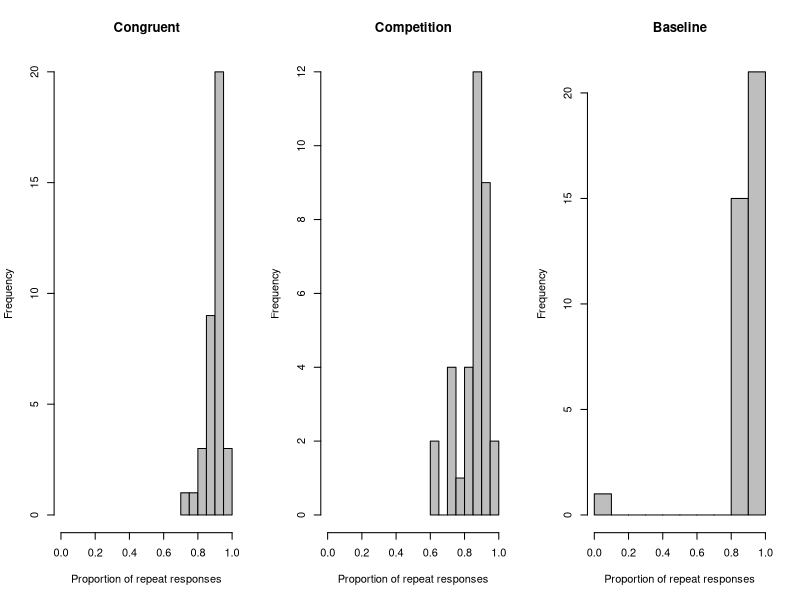
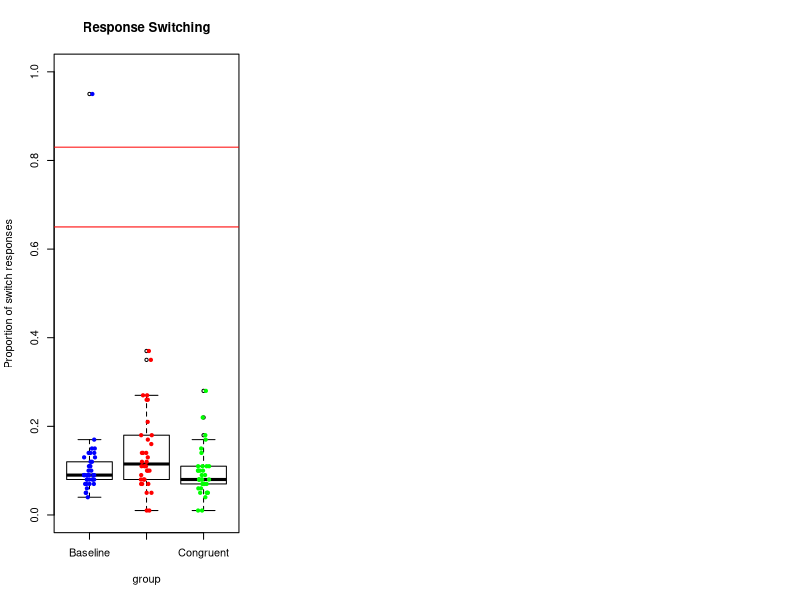

These figures' R source, in order: (Note: this script raises an error after producing the figures.)




cong_adult_data <- read.table('congruent_adults.txt', header=F)
comp_adult_data <- read.table('competition_adults.txt', header=F)
bl_adult_data <- read.table('baseline_adults.txt', header=F)

names(cong_adult_data) <- c('subj', 'phase', 'trial', 'cond', 'res', 'rt', 'reward', 'total', 'image', 'r1', 'r2', 'r3', 'r4')
names(comp_adult_data) <- c('subj', 'phase', 'trial', 'cond', 'res', 'rt', 'reward', 'total', 'image', 'r1', 'r2', 'r3', 'r4')
names(bl_adult_data) <- c('subj', 'phase', 'trial', 'cond', 'res', 'rt', 'reward', 'total', 'image', 'r1', 'r2', 'r3', 'r4')

length(unique(bl_adult_data$subj))
length(unique(comp_adult_data$subj))
length(unique(cong_adult_data$subj))

#############################################################################
# 	SWITCH ANALYSES

cong_adult_data$stay <- NULL
for (i in 1:length(cong_adult_data[,1])) {
    cong_adult_data$stay[i] <- as.numeric(cong_adult_data[i,]$res == cong_adult_data[i-1,]$res)
    
    if (cong_adult_data[i,]$trial == 1) { cong_adult_data$stay[i] <- 0 }
    
    }
    
comp_adult_data$stay <- NULL
for (i in 1:length(comp_adult_data[,1])) {
    comp_adult_data$stay[i] <- as.numeric(comp_adult_data[i,]$res == comp_adult_data[i-1,]$res)
    
    if (comp_adult_data[i,]$trial == 1) { comp_adult_data$stay[i] <- 0 }
    
    }
    
bl_adult_data$stay <- NULL
for (i in 1:length(bl_adult_data[,1])) {
    bl_adult_data$stay[i] <- as.numeric(bl_adult_data[i,]$res == bl_adult_data[i-1,]$res)
    
    if (bl_adult_data[i,]$trial == 1) { bl_adult_data$stay[i] <- 0 }
    
    }
       

      
cong_adult_stay_total <- tapply(cong_adult_data$stay, cong_adult_data$subj, sum)
for (i in 1:length(cong_adult_stay_total)) {
	x <- binom.test(cong_adult_stay_total[i], 100, 0.25)
	print(x)
	
}

comp_adult_stay_total <- tapply(comp_adult_data$stay, comp_adult_data$subj, sum)
for (i in 1:length(comp_adult_stay_total)) {
	x <- binom.test(comp_adult_stay_total[i], 100, 0.25)
	print(x)
	
}

bl_adult_stay_total <- tapply(bl_adult_data$stay, bl_adult_data$subj, sum)
for (i in 1:length(bl_adult_stay_total)) {
	x <- binom.test(bl_adult_stay_total[i], 100, 0.25)
	print(x)
	
}



t.test(cong_adult_stay_total, comp_adult_stay_total, var.equal=T)
t.test(bl_adult_stay_total, comp_adult_stay_total, var.equal=T)
t.test(cong_adult_stay_total, bl_adult_stay_total, var.equal=T)


cong_adult_stay_props <- tapply(cong_adult_data$stay, cong_adult_data$subj, mean)
comp_adult_stay_props <- tapply(comp_adult_data$stay, comp_adult_data$subj, mean)
bl_adult_stay_props <- tapply(bl_adult_data$stay, bl_adult_data$subj, mean)
#jpeg('graphs/adult_switch_hists.jpg')
par(mfrow=c(1,3))
hist(cong_adult_stay_props, main= "Congruent", xlab="Proportion of repeat responses", col='grey', xlim=c(0,1))
hist(comp_adult_stay_props, main= "Competition", xlab="Proportion of repeat responses", col='grey', xlim=c(0,1))
hist(bl_adult_stay_props, main= "Baseline", xlab="Proportion of repeat responses", col='grey', xlim=c(0,1))
#dev.off()

###########################

graph_adult_data <- NULL
graph_adult_data$switches <- c(1-(cong_adult_stay_total)/100, 1-(comp_adult_stay_total)/100, 1-(bl_adult_stay_total)/100)
graph_adult_data$group <- factor(c(rep("Congruent", length(cong_adult_stay_total)),
							 rep("Competition", length(comp_adult_stay_total)),
							 rep("Baseline", length(bl_adult_stay_total))))
graph_adult_data <- as.data.frame(graph_adult_data)

#jpeg('graphs/switch_box.jpg')
boxplot(switches ~ group, data=graph_adult_data,
 ylab = 'Proportion of switch responses', col='white', ylim=c(0,1),
 main = 'Response Switching', names.arg=c('Congruent', 'Competition', 'Baseline'))
stripchart(switches ~ group, data=graph_adult_data, vertical = TRUE,  
    method = "jitter", add = TRUE, pch = 19, col = c('blue', 'red', 'green'))


abline(0.83, 0, col='red')
abline(0.65, 0, col='red')

x <- aov( switches ~ group, data=graph_adult_data)
summary(x)
#dev.off()

#> x <- aov( switches ~ group, data=graph_adult_data)
#> summary(x)
#            Df Sum Sq Mean Sq F value Pr(>F)
#group        2 0.0523 0.02616   1.628  0.205
#Residuals   63 1.0125 0.01607          


t.test(graph_adult_data[graph_adult_data$group=='Congruent',]$switches, graph_adult_data[graph_adult_data$group=='Competition',]$switches,var.equal=T)
t.test(graph_adult_data[graph_adult_data$group=='Baseline',]$switches, graph_adult_data[graph_adult_data$group=='Competition',]$switches,var.equal=T)
t.test(graph_adult_data[graph_adult_data$group=='Congruent',]$switches, graph_adult_data[graph_adult_data$group=='Baseline',]$switches,var.equal=T)

d.t.unpaired(3.035, 37, 37)
d.t.unpaired(3.2223, 37, 36)
d.t.unpaired(5.5738, 37, 36)

#################################################################

cong_adult_choices <- tapply(cong_adult_data$reward, list(cong_adult_data$subj, cong_adult_data$reward), length)
cong_adult_choices[is.na(cong_adult_choices)] <- 0

comp_adult_choices <- tapply(comp_adult_data$reward, list(comp_adult_data$subj, comp_adult_data$reward), length)
comp_adult_choices[is.na(comp_adult_choices)] <- 0

bl_adult_choices <- tapply(bl_adult_data$reward, list(bl_adult_data$subj, bl_adult_data$reward), length)
bl_adult_choices[is.na(bl_adult_choices)] <- 0

cong_adult_props <- cong_adult_choices[,4]/100
comp_adult_props <- comp_adult_choices[,4]/100
bl_adult_props <- bl_adult_choices[,4]/100




results <- NULL

results$props <- c(cong_adult_props, comp_adult_props, bl_adult_props)
results$cond <- factor(c(rep(1, length(cong_adult_props)),
						rep(2, length(comp_adult_props)),
						rep(3, length(bl_adult_props))))
						
results <- as.data.frame(results)

x <- aov(props~cond, data=results)
summary(x)



t.test(cong_adult_props, comp_adult_props, var.equal=T)
t.test(cong_adult_props, bl_adult_props, var.equal=T)
t.test(bl_adult_props, comp_adult_props, var.equal=T)
# comp was lower than the others

d.t.unpaired<-function(t.val,n1,n2){
  d<-t.val*sqrt((n1+n2)/(n1*n2))
  names(d)<-"effect size d"
  return(d)
}

d.t.unpaired(3.93, 37, 37)

d.t.unpaired(0.57193, 36, 37)

####################################################################

cong_adult_props <- cong_adult_choices[,1]/100
comp_adult_props <- comp_adult_choices[,1]/100
bl_adult_props <- bl_adult_choices[,1]/100

results <- NULL

results$props <- c(cong_adult_props, comp_adult_props, bl_adult_props)
results$cond <- factor(c(rep(1, length(cong_adult_props)),
						rep(2, length(comp_adult_props)),
						rep(3, length(bl_adult_props))))
						
results <- as.data.frame(results)

x <- aov(props~cond, data=results)
summary(x)

#> x <- aov(props~cond, data=results)
#> summary(x)
#            Df Sum Sq Mean Sq F value  Pr(>F)   
#cond         2 0.5222 0.26110   7.685 0.00103 **
#Residuals   63 2.1405 0.03398                   
#---
#Signif. codes:  0 ‘***’ 0.001 ‘**’ 0.01 ‘*’ 0.05 ‘.’ 0.1 ‘ ’ 1

t.test(cong_adult_props, comp_adult_props, var.equal=T)
t.test(cong_adult_props, bl_adult_props, var.equal=T)
t.test(bl_adult_props, comp_adult_props, var.equal=T)
# comp is higher than the others

d.t.unpaired(2.6014, 37, 37)
d.t.unpaired(3.2182, 37, 36)
d.t.unpaired(0.65299, 37, 36)

###################################################################

#jpeg('graphs/choice_props')
par(mfrow=c(1,3))





#################


bl_adult_block1 <- bl_adult_data[bl_adult_data$trial <= 20,]
bl_adult_block2 <- bl_adult_data[bl_adult_data$trial > 20 & bl_adult_data$trial <= 40,]
bl_adult_block3 <- bl_adult_data[bl_adult_data$trial > 40 & bl_adult_data$trial <= 60,]
bl_adult_block4 <- bl_adult_data[bl_adult_data$trial > 60 & bl_adult_data$trial <= 80,]
bl_adult_block5 <- bl_adult_data[bl_adult_data$trial > 80 & bl_adult_data$trial <= 100,]


bl_adult_block1_choices <- tapply(bl_adult_block1$reward, list(bl_adult_block1$subj, bl_adult_block1$reward), length)
bl_adult_block1_choices[is.na(bl_adult_block1_choices)] <- 0

bl_adult_block2_choices <- tapply(bl_adult_block2$reward, list(bl_adult_block2$subj, bl_adult_block2$reward), length)
bl_adult_block2_choices[is.na(bl_adult_block2_choices)] <- 0

bl_adult_block3_choices <- tapply(bl_adult_block3$reward, list(bl_adult_block3$subj, bl_adult_block3$reward), length)
bl_adult_block3_choices[is.na(bl_adult_block3_choices)] <- 0

bl_adult_block4_choices <- tapply(bl_adult_block4$reward, list(bl_adult_block4$subj, bl_adult_block4$reward), length)
bl_adult_block4_choices[is.na(bl_adult_block4_choices)] <- 0

bl_adult_block5_choices <- tapply(bl_adult_block5$reward, list(bl_adult_block5$subj, bl_adult_block5$reward), length)
bl_adult_block5_choices[is.na(bl_adult_block5_choices)] <- 0


# means
bl_adult_line10_means <- c( mean(bl_adult_block1_choices[,4]), 
             mean(bl_adult_block2_choices[,4]),
             mean(bl_adult_block3_choices[,4]),
             mean(bl_adult_block4_choices[,4]),
             mean(bl_adult_block5_choices[,4]))
             
bl_adult_line3_means <- c( mean(bl_adult_block1_choices[,3]), 
             mean(bl_adult_block2_choices[,3]),
             mean(bl_adult_block3_choices[,3]),
             mean(bl_adult_block4_choices[,3]),
             mean(bl_adult_block5_choices[,3]))
             
bl_adult_line2_means <- c( mean(bl_adult_block1_choices[,2]), 
             mean(bl_adult_block2_choices[,2]),
             mean(bl_adult_block3_choices[,2]),
             mean(bl_adult_block4_choices[,2]),
             mean(bl_adult_block5_choices[,2]))
             
bl_adult_line1_means <- c( mean(bl_adult_block1_choices[,1]), 
             mean(bl_adult_block2_choices[,1]),
             mean(bl_adult_block3_choices[,1]),
             mean(bl_adult_block4_choices[,1]),
             mean(bl_adult_block5_choices[,1]))

# standard deviations
bl_adult_line10_sds <- c( sd(bl_adult_block1_choices[,4]), 
             sd(bl_adult_block2_choices[,4]),
             sd(bl_adult_block3_choices[,4]),
             sd(bl_adult_block4_choices[,4]),
             sd(bl_adult_block5_choices[,4]))
             
bl_adult_line3_sds <- c( sd(bl_adult_block1_choices[,3]), 
             sd(bl_adult_block2_choices[,3]),
             sd(bl_adult_block3_choices[,3]),
             sd(bl_adult_block4_choices[,3]),
             sd(bl_adult_block5_choices[,3]))
             
bl_adult_line2_sds <- c( sd(bl_adult_block1_choices[,2]), 
             sd(bl_adult_block2_choices[,2]),
             sd(bl_adult_block3_choices[,2]),
             sd(bl_adult_block4_choices[,2]),
             sd(bl_adult_block5_choices[,2]))
             
bl_adult_line1_sds <- c( sd(bl_adult_block1_choices[,1]), 
             sd(bl_adult_block2_choices[,1]),
             sd(bl_adult_block3_choices[,1]),
             sd(bl_adult_block4_choices[,1]),
             sd(bl_adult_block5_choices[,1]))

# Ns
bl_adult_line10_lengths <- c( length(bl_adult_block1_choices[,4]), 
             length(bl_adult_block2_choices[,4]),
             length(bl_adult_block3_choices[,4]),
             length(bl_adult_block4_choices[,4]),
             length(bl_adult_block5_choices[,4]))
             
bl_adult_line3_lengths <- c( length(bl_adult_block1_choices[,3]), 
             length(bl_adult_block2_choices[,3]),
             length(bl_adult_block3_choices[,3]),
             length(bl_adult_block4_choices[,3]),
             length(bl_adult_block5_choices[,3]))
             
bl_adult_line2_lengths <- c( length(bl_adult_block1_choices[,2]), 
             length(bl_adult_block2_choices[,2]),
             length(bl_adult_block3_choices[,2]),
             length(bl_adult_block4_choices[,2]),
             length(bl_adult_block5_choices[,2]))
             
bl_adult_line1_lengths <- c( length(bl_adult_block1_choices[,1]), 
             length(bl_adult_block2_choices[,1]),
             length(bl_adult_block3_choices[,1]),
             length(bl_adult_block4_choices[,1]),
             length(bl_adult_block5_choices[,1]))
             
bl_adult_line10_ses <- bl_adult_line10_sds/sqrt(bl_adult_line10_lengths)
bl_adult_line3_ses <- bl_adult_line3_sds/sqrt(bl_adult_line3_lengths)
bl_adult_line2_ses <- bl_adult_line2_sds/sqrt(bl_adult_line2_lengths)
bl_adult_line1_ses <- bl_adult_line1_sds/sqrt(bl_adult_line1_lengths)



plot(bl_adult_line10_means/20, type='l', lty=2, col = 'blue', 
	 ylim=c(0,1), ylab='Proportion of selections', 
	 xlab="Block (20 trials)", main='Baseline', cex.lab= 1.4, cex.axis=1.3, lwd=2)
lines(bl_adult_line3_means/20, col = 'green', lwd=3)
lines(bl_adult_line2_means/20, col = 'yellow', lwd=3)
lines(bl_adult_line1_means/20, col = 'red', lwd=3)

# legend(1, 1.0, c("10", "3", "2", "1"), 
	   # col = c("blue", "green", "yellow", "red"), 
	   # lty = c(2,1,1,1), cex = 1.2)

x <- seq(5)
segments(x, bl_adult_line10_means/20+bl_adult_line10_ses/20, x, bl_adult_line10_means/20-bl_adult_line10_ses/20, col='blue')
segments(x, bl_adult_line3_means/20+bl_adult_line3_ses/20, x, bl_adult_line3_means/20-bl_adult_line3_ses/20, col='green')
segments(x, bl_adult_line2_means/20+bl_adult_line2_ses/20, x, bl_adult_line2_means/20-bl_adult_line2_ses/20, col='yellow')
segments(x, bl_adult_line1_means/20+bl_adult_line1_ses/20, x, bl_adult_line1_means/20-bl_adult_line1_ses/20, col='red')

#dev.off()


#################


comp_adult_block1 <- comp_adult_data[comp_adult_data$trial <= 20,]
comp_adult_block2 <- comp_adult_data[comp_adult_data$trial > 20 & comp_adult_data$trial <= 40,]
comp_adult_block3 <- comp_adult_data[comp_adult_data$trial > 40 & comp_adult_data$trial <= 60,]
comp_adult_block4 <- comp_adult_data[comp_adult_data$trial > 60 & comp_adult_data$trial <= 80,]
comp_adult_block5 <- comp_adult_data[comp_adult_data$trial > 80 & comp_adult_data$trial <= 100,]


comp_adult_block1_choices <- tapply(comp_adult_block1$reward, list(comp_adult_block1$subj, comp_adult_block1$reward), length)
comp_adult_block1_choices[is.na(comp_adult_block1_choices)] <- 0

comp_adult_block2_choices <- tapply(comp_adult_block2$reward, list(comp_adult_block2$subj, comp_adult_block2$reward), length)
comp_adult_block2_choices[is.na(comp_adult_block2_choices)] <- 0

comp_adult_block3_choices <- tapply(comp_adult_block3$reward, list(comp_adult_block3$subj, comp_adult_block3$reward), length)
comp_adult_block3_choices[is.na(comp_adult_block3_choices)] <- 0

comp_adult_block4_choices <- tapply(comp_adult_block4$reward, list(comp_adult_block4$subj, comp_adult_block4$reward), length)
comp_adult_block4_choices[is.na(comp_adult_block4_choices)] <- 0

comp_adult_block5_choices <- tapply(comp_adult_block5$reward, list(comp_adult_block5$subj, comp_adult_block5$reward), length)
comp_adult_block5_choices[is.na(comp_adult_block5_choices)] <- 0


# means
comp_adult_line10_means <- c( mean(comp_adult_block1_choices[,4]), 
             mean(comp_adult_block2_choices[,4]),
             mean(comp_adult_block3_choices[,4]),
             mean(comp_adult_block4_choices[,4]),
             mean(comp_adult_block5_choices[,4]))
             
comp_adult_line3_means <- c( mean(comp_adult_block1_choices[,3]), 
             mean(comp_adult_block2_choices[,3]),
             mean(comp_adult_block3_choices[,3]),
             mean(comp_adult_block4_choices[,3]),
             mean(comp_adult_block5_choices[,3]))
             
comp_adult_line2_means <- c( mean(comp_adult_block1_choices[,2]), 
             mean(comp_adult_block2_choices[,2]),
             mean(comp_adult_block3_choices[,2]),
             mean(comp_adult_block4_choices[,2]),
             mean(comp_adult_block5_choices[,2]))
             
comp_adult_line1_means <- c( mean(comp_adult_block1_choices[,1]), 
             mean(comp_adult_block2_choices[,1]),
             mean(comp_adult_block3_choices[,1]),
             mean(comp_adult_block4_choices[,1]),
             mean(comp_adult_block5_choices[,1]))

# standard deviations
comp_adult_line10_sds <- c( sd(comp_adult_block1_choices[,4]), 
             sd(comp_adult_block2_choices[,4]),
             sd(comp_adult_block3_choices[,4]),
             sd(comp_adult_block4_choices[,4]),
             sd(comp_adult_block5_choices[,4]))
             
comp_adult_line3_sds <- c( sd(comp_adult_block1_choices[,3]), 
             sd(comp_adult_block2_choices[,3]),
             sd(comp_adult_block3_choices[,3]),
             sd(comp_adult_block4_choices[,3]),
             sd(comp_adult_block5_choices[,3]))
             
comp_adult_line2_sds <- c( sd(comp_adult_block1_choices[,2]), 
             sd(comp_adult_block2_choices[,2]),
             sd(comp_adult_block3_choices[,2]),
             sd(comp_adult_block4_choices[,2]),
             sd(comp_adult_block5_choices[,2]))
             
comp_adult_line1_sds <- c( sd(comp_adult_block1_choices[,1]), 
             sd(comp_adult_block2_choices[,1]),
             sd(comp_adult_block3_choices[,1]),
             sd(comp_adult_block4_choices[,1]),
             sd(comp_adult_block5_choices[,1]))

# Ns
comp_adult_line10_lengths <- c( length(comp_adult_block1_choices[,4]), 
             length(comp_adult_block2_choices[,4]),
             length(comp_adult_block3_choices[,4]),
             length(comp_adult_block4_choices[,4]),
             length(comp_adult_block5_choices[,4]))
             
comp_adult_line3_lengths <- c( length(comp_adult_block1_choices[,3]), 
             length(comp_adult_block2_choices[,3]),
             length(comp_adult_block3_choices[,3]),
             length(comp_adult_block4_choices[,3]),
             length(comp_adult_block5_choices[,3]))
             
comp_adult_line2_lengths <- c( length(comp_adult_block1_choices[,2]), 
             length(comp_adult_block2_choices[,2]),
             length(comp_adult_block3_choices[,2]),
             length(comp_adult_block4_choices[,2]),
             length(comp_adult_block5_choices[,2]))
             
comp_adult_line1_lengths <- c( length(comp_adult_block1_choices[,1]), 
             length(comp_adult_block2_choices[,1]),
             length(comp_adult_block3_choices[,1]),
             length(comp_adult_block4_choices[,1]),
             length(comp_adult_block5_choices[,1]))
             
comp_adult_line10_ses <- comp_adult_line10_sds/sqrt(comp_adult_line10_lengths)
comp_adult_line3_ses <- comp_adult_line3_sds/sqrt(comp_adult_line3_lengths)
comp_adult_line2_ses <- comp_adult_line2_sds/sqrt(comp_adult_line2_lengths)
comp_adult_line1_ses <- comp_adult_line1_sds/sqrt(comp_adult_line1_lengths)



plot(comp_adult_line10_means/20, type='l', lty=2, col = 'blue', 
	 ylim=c(0,1), ylab='Proportion of selections', 
	 xlab="Block (20 trials)", main='Competition', cex.lab= 1.4, cex.axis=1.3, lwd=2)
lines(comp_adult_line3_means/20, col = 'green', lwd=3)
lines(comp_adult_line2_means/20, col = 'yellow', lwd=3)
lines(comp_adult_line1_means/20, col = 'red', lwd=3)

# legend(1, 1.0, c("10", "3", "2", "1"), 
	   # col = c("blue", "green", "yellow", "red"), 
	   # lty = c(2,1,1,1), cex = 1.2)

x <- seq(5)
segments(x, comp_adult_line10_means/20+comp_adult_line10_ses/20, x, comp_adult_line10_means/20-comp_adult_line10_ses/20, col='blue')
segments(x, comp_adult_line3_means/20+comp_adult_line3_ses/20, x, comp_adult_line3_means/20-comp_adult_line3_ses/20, col='green')
segments(x, comp_adult_line2_means/20+comp_adult_line2_ses/20, x, comp_adult_line2_means/20-comp_adult_line2_ses/20, col='yellow')
segments(x, comp_adult_line1_means/20+comp_adult_line1_ses/20, x, comp_adult_line1_means/20-comp_adult_line1_ses/20, col='red')


#dev.off()


##################

cong_adult_block1 <- cong_adult_data[cong_adult_data$trial <= 20,]
cong_adult_block2 <- cong_adult_data[cong_adult_data$trial > 20 & cong_adult_data$trial <= 40,]
cong_adult_block3 <- cong_adult_data[cong_adult_data$trial > 40 & cong_adult_data$trial <= 60,]
cong_adult_block4 <- cong_adult_data[cong_adult_data$trial > 60 & cong_adult_data$trial <= 80,]
cong_adult_block5 <- cong_adult_data[cong_adult_data$trial > 80 & cong_adult_data$trial <= 100,]


cong_adult_block1_choices <- tapply(cong_adult_block1$reward, list(cong_adult_block1$subj, cong_adult_block1$reward), length)
cong_adult_block1_choices[is.na(cong_adult_block1_choices)] <- 0

cong_adult_block2_choices <- tapply(cong_adult_block2$reward, list(cong_adult_block2$subj, cong_adult_block2$reward), length)
cong_adult_block2_choices[is.na(cong_adult_block2_choices)] <- 0

cong_adult_block3_choices <- tapply(cong_adult_block3$reward, list(cong_adult_block3$subj, cong_adult_block3$reward), length)
cong_adult_block3_choices[is.na(cong_adult_block3_choices)] <- 0

cong_adult_block4_choices <- tapply(cong_adult_block4$reward, list(cong_adult_block4$subj, cong_adult_block4$reward), length)
cong_adult_block4_choices[is.na(cong_adult_block4_choices)] <- 0

cong_adult_block5_choices <- tapply(cong_adult_block5$reward, list(cong_adult_block5$subj, cong_adult_block5$reward), length)
cong_adult_block5_choices[is.na(cong_adult_block5_choices)] <- 0


# means
cong_adult_line10_means <- c( mean(cong_adult_block1_choices[,4]), 
             mean(cong_adult_block2_choices[,4]),
             mean(cong_adult_block3_choices[,4]),
             mean(cong_adult_block4_choices[,4]),
             mean(cong_adult_block5_choices[,4]))
             
cong_adult_line3_means <- c( mean(cong_adult_block1_choices[,3]), 
             mean(cong_adult_block2_choices[,3]),
             mean(cong_adult_block3_choices[,3]),
             mean(cong_adult_block4_choices[,3]),
             mean(cong_adult_block5_choices[,3]))
             
cong_adult_line2_means <- c( mean(cong_adult_block1_choices[,2]), 
             mean(cong_adult_block2_choices[,2]),
             mean(cong_adult_block3_choices[,2]),
             mean(cong_adult_block4_choices[,2]),
             mean(cong_adult_block5_choices[,2]))
             
cong_adult_line1_means <- c( mean(cong_adult_block1_choices[,1]), 
             mean(cong_adult_block2_choices[,1]),
             mean(cong_adult_block3_choices[,1]),
             mean(cong_adult_block4_choices[,1]),
             mean(cong_adult_block5_choices[,1]))

# standard deviations
cong_adult_line10_sds <- c( sd(cong_adult_block1_choices[,4]), 
             sd(cong_adult_block2_choices[,4]),
             sd(cong_adult_block3_choices[,4]),
             sd(cong_adult_block4_choices[,4]),
             sd(cong_adult_block5_choices[,4]))
             
cong_adult_line3_sds <- c( sd(cong_adult_block1_choices[,3]), 
             sd(cong_adult_block2_choices[,3]),
             sd(cong_adult_block3_choices[,3]),
             sd(cong_adult_block4_choices[,3]),
             sd(cong_adult_block5_choices[,3]))
             
cong_adult_line2_sds <- c( sd(cong_adult_block1_choices[,2]), 
             sd(cong_adult_block2_choices[,2]),
             sd(cong_adult_block3_choices[,2]),
             sd(cong_adult_block4_choices[,2]),
             sd(cong_adult_block5_choices[,2]))
             
cong_adult_line1_sds <- c( sd(cong_adult_block1_choices[,1]), 
             sd(cong_adult_block2_choices[,1]),
             sd(cong_adult_block3_choices[,1]),
             sd(cong_adult_block4_choices[,1]),
             sd(cong_adult_block5_choices[,1]))

# Ns
cong_adult_line10_lengths <- c( length(cong_adult_block1_choices[,4]), 
             length(cong_adult_block2_choices[,4]),
             length(cong_adult_block3_choices[,4]),
             length(cong_adult_block4_choices[,4]),
             length(cong_adult_block5_choices[,4]))
             
cong_adult_line3_lengths <- c( length(cong_adult_block1_choices[,3]), 
             length(cong_adult_block2_choices[,3]),
             length(cong_adult_block3_choices[,3]),
             length(cong_adult_block4_choices[,3]),
             length(cong_adult_block5_choices[,3]))
             
cong_adult_line2_lengths <- c( length(cong_adult_block1_choices[,2]), 
             length(cong_adult_block2_choices[,2]),
             length(cong_adult_block3_choices[,2]),
             length(cong_adult_block4_choices[,2]),
             length(cong_adult_block5_choices[,2]))
             
cong_adult_line1_lengths <- c( length(cong_adult_block1_choices[,1]), 
             length(cong_adult_block2_choices[,1]),
             length(cong_adult_block3_choices[,1]),
             length(cong_adult_block4_choices[,1]),
             length(cong_adult_block5_choices[,1]))
             
cong_adult_line10_ses <- cong_adult_line10_sds/sqrt(cong_adult_line10_lengths)
cong_adult_line3_ses <- cong_adult_line3_sds/sqrt(cong_adult_line3_lengths)
cong_adult_line2_ses <- cong_adult_line2_sds/sqrt(cong_adult_line2_lengths)
cong_adult_line1_ses <- cong_adult_line1_sds/sqrt(cong_adult_line1_lengths)



plot(cong_adult_line10_means/20, type='l', lty= 2, col = 'blue', 
	 ylim=c(0,1), ylab='Proportion of selections', 
	 xlab="Block (20 trials)", main='Congruent', cex.lab= 1.4, cex.axis=1.3, lwd=2)
lines(cong_adult_line3_means/20, col = 'green', lwd=3)
lines(cong_adult_line2_means/20, col = 'yellow', lwd=3)
lines(cong_adult_line1_means/20, col = 'red', lwd=3)

# legend(1, 1.0, c("10", "3", "2", "1"), 
	   # col = c("blue", "green", "yellow", "red"), 
	   # lty = c(2,1,1,1), cex = 1.2)

x <- seq(5)
segments(x, cong_adult_line10_means/20+cong_adult_line10_ses/20, x, cong_adult_line10_means/20-cong_adult_line10_ses/20, col='blue')
segments(x, cong_adult_line3_means/20+cong_adult_line3_ses/20, x, cong_adult_line3_means/20-cong_adult_line3_ses/20, col='green')
segments(x, cong_adult_line2_means/20+cong_adult_line2_ses/20, x, cong_adult_line2_means/20-cong_adult_line2_ses/20, col='yellow')
segments(x, cong_adult_line1_means/20+cong_adult_line1_ses/20, x, cong_adult_line1_means/20-cong_adult_line1_ses/20, col='red')



################################################################
 subjects <- unique(cong_adult_data$subj) 
 
 graphs_per_row = 6
 
 par(mfrow=c( ceiling(length(subjects) / graphs_per_row), graphs_per_row))
 #par(mfrow=c(3,5))
 
 for (i in subjects) {
		graphdata <- cong_adult_data[cong_adult_data$subj == i,]
 
 
 		block1 <- graphdata[graphdata$trial <= 20,]
 		block2 <- graphdata[graphdata$trial > 20 & graphdata$trial <= 40,]
 		block3 <- graphdata[graphdata$trial > 40 & graphdata$trial <= 60,]
 		block4 <- graphdata[graphdata$trial > 60 & graphdata$trial <= 80,]
 		block5 <- graphdata[graphdata$trial > 80 & graphdata$trial <= 100,]
 
         block1_choices <- c(0,0,0,0)
         block2_choices <- c(0,0,0,0)
         block3_choices <- c(0,0,0,0)
         block4_choices <- c(0,0,0,0)
         block5_choices <- c(0,0,0,0)
 
 
 		block1_choices[1] <- length(block1[block1$reward == 1,]$reward)
 		block1_choices[2] <- length(block1[block1$reward == 2,]$reward)
 		block1_choices[3] <- length(block1[block1$reward == 3,]$reward)
 		block1_choices[4] <- length(block1[block1$reward == 10,]$reward)
 		block1_choices[is.na(block1_choices)] <- 0
 		
 		block2_choices[1] <- length(block2[block2$reward == 1,]$reward)
 		block2_choices[2] <- length(block2[block2$reward == 2,]$reward)
 		block2_choices[3] <- length(block2[block2$reward == 3,]$reward)
 		block2_choices[4] <- length(block2[block2$reward == 10,]$reward)
 		block2_choices[is.na(block2_choices)] <- 0
 		
 		
 		block3_choices[1] <- length(block3[block3$reward == 1,]$reward)
 		block3_choices[2] <- length(block3[block3$reward == 2,]$reward)
 		block3_choices[3] <- length(block3[block3$reward == 3,]$reward)
 		block3_choices[4] <- length(block3[block3$reward == 10,]$reward)
 		block3_choices[is.na(block3_choices)] <- 0
 		
 		
 		block4_choices[1] <- length(block4[block4$reward == 1,]$reward)
 		block4_choices[2] <- length(block4[block4$reward == 2,]$reward)
 		block4_choices[3] <- length(block4[block4$reward == 3,]$reward)
 		block4_choices[4] <- length(block4[block4$reward == 10,]$reward)
 		block4_choices[is.na(block4_choices)] <- 0
 		
 		
 		block5_choices[1] <- length(block5[block5$reward == 1,]$reward)
 		block5_choices[2] <- length(block5[block5$reward == 2,]$reward)
 		block5_choices[3] <- length(block5[block5$reward == 3,]$reward)
 		block5_choices[4] <- length(block5[block5$reward == 10,]$reward)
 		block5_choices[is.na(block5_choices)] <- 0
 
 
 
 
 		# means
 		line10 <- c( block1_choices[4]/20, 
 					 block2_choices[4]/20,
 					 block3_choices[4]/20,
 					 block4_choices[4]/20,
 					 block5_choices[4]/20)
 	 
 		line3 <- c( block1_choices[3]/20, 
 					 block2_choices[3]/20,
 					 block3_choices[3]/20,
 					 block4_choices[3]/20,
 					 block5_choices[3]/20)
 	 
 		line2 <- c( block1_choices[2]/20, 
 					 block2_choices[2]/20,
 					 block3_choices[2]/20,
 					 block4_choices[2]/20,
 					 block5_choices[2]/20)
 	 
 		line1 <- c( block1_choices[1]/20, 
 					 block2_choices[1]/20,
 					 block3_choices[1]/20,
 					 block4_choices[1]/20,
 					 block5_choices[1]/20)
 
 		plot(line10, type='l', col = 'blue', ylim=c(0,1), ylab='',
 		xlab="Block", mar = c(0.1,0.1,0.1,0.1), main=toString(i))
 		lines(line3, col = 'green')
 		lines(line2, col = 'yellow')
 		lines(line1, col = 'red')
 
 
 	   }
 	   
 	   
 	   
################################################################
 subjects <- unique(comp_adult_data$subj) 
 
 graphs_per_row = 6
 
 par(mfrow=c( ceiling(length(subjects) / graphs_per_row), graphs_per_row))
 #par(mfrow=c(3,5))
 
 for (i in subjects) {
		graphdata <- comp_adult_data[comp_adult_data$subj == i,]
 
 
 		block1 <- graphdata[graphdata$trial <= 20,]
 		block2 <- graphdata[graphdata$trial > 20 & graphdata$trial <= 40,]
 		block3 <- graphdata[graphdata$trial > 40 & graphdata$trial <= 60,]
 		block4 <- graphdata[graphdata$trial > 60 & graphdata$trial <= 80,]
 		block5 <- graphdata[graphdata$trial > 80 & graphdata$trial <= 100,]
 
         block1_choices <- c(0,0,0,0)
         block2_choices <- c(0,0,0,0)
         block3_choices <- c(0,0,0,0)
         block4_choices <- c(0,0,0,0)
         block5_choices <- c(0,0,0,0)
 
 
 		block1_choices[1] <- length(block1[block1$reward == 1,]$reward)
 		block1_choices[2] <- length(block1[block1$reward == 2,]$reward)
 		block1_choices[3] <- length(block1[block1$reward == 3,]$reward)
 		block1_choices[4] <- length(block1[block1$reward == 10,]$reward)
 		block1_choices[is.na(block1_choices)] <- 0
 		
 		block2_choices[1] <- length(block2[block2$reward == 1,]$reward)
 		block2_choices[2] <- length(block2[block2$reward == 2,]$reward)
 		block2_choices[3] <- length(block2[block2$reward == 3,]$reward)
 		block2_choices[4] <- length(block2[block2$reward == 10,]$reward)
 		block2_choices[is.na(block2_choices)] <- 0
 		
 		
 		block3_choices[1] <- length(block3[block3$reward == 1,]$reward)
 		block3_choices[2] <- length(block3[block3$reward == 2,]$reward)
 		block3_choices[3] <- length(block3[block3$reward == 3,]$reward)
 		block3_choices[4] <- length(block3[block3$reward == 10,]$reward)
 		block3_choices[is.na(block3_choices)] <- 0
 		
 		
 		block4_choices[1] <- length(block4[block4$reward == 1,]$reward)
 		block4_choices[2] <- length(block4[block4$reward == 2,]$reward)
 		block4_choices[3] <- length(block4[block4$reward == 3,]$reward)
 		block4_choices[4] <- length(block4[block4$reward == 10,]$reward)
 		block4_choices[is.na(block4_choices)] <- 0
 		
 		
 		block5_choices[1] <- length(block5[block5$reward == 1,]$reward)
 		block5_choices[2] <- length(block5[block5$reward == 2,]$reward)
 		block5_choices[3] <- length(block5[block5$reward == 3,]$reward)
 		block5_choices[4] <- length(block5[block5$reward == 10,]$reward)
 		block5_choices[is.na(block5_choices)] <- 0
 
 
 
 
 		# means
 		line10 <- c( block1_choices[4]/20, 
 					 block2_choices[4]/20,
 					 block3_choices[4]/20,
 					 block4_choices[4]/20,
 					 block5_choices[4]/20)
 	 
 		line3 <- c( block1_choices[3]/20, 
 					 block2_choices[3]/20,
 					 block3_choices[3]/20,
 					 block4_choices[3]/20,
 					 block5_choices[3]/20)
 	 
 		line2 <- c( block1_choices[2]/20, 
 					 block2_choices[2]/20,
 					 block3_choices[2]/20,
 					 block4_choices[2]/20,
 					 block5_choices[2]/20)
 	 
 		line1 <- c( block1_choices[1]/20, 
 					 block2_choices[1]/20,
 					 block3_choices[1]/20,
 					 block4_choices[1]/20,
 					 block5_choices[1]/20)
 
 		plot(line10, type='l', col = 'blue', ylim=c(0,1), ylab='',
 		xlab="Block", mar = c(0.1,0.1,0.1,0.1), main=toString(i))
 		lines(line3, col = 'green')
 		lines(line2, col = 'yellow')
 		lines(line1, col = 'red')
 
 
 	   }

###############################################################

subjects <- unique(bl_adult_data$subj) 
 
 graphs_per_row = 6
 
 par(mfrow=c( ceiling(length(subjects) / graphs_per_row), graphs_per_row))
 #par(mfrow=c(3,5))
 
 for (i in subjects) {
		graphdata <- bl_adult_data[bl_adult_data$subj == i,]
 
 
 		block1 <- graphdata[graphdata$trial <= 20,]
 		block2 <- graphdata[graphdata$trial > 20 & graphdata$trial <= 40,]
 		block3 <- graphdata[graphdata$trial > 40 & graphdata$trial <= 60,]
 		block4 <- graphdata[graphdata$trial > 60 & graphdata$trial <= 80,]
 		block5 <- graphdata[graphdata$trial > 80 & graphdata$trial <= 100,]
 
         block1_choices <- c(0,0,0,0)
         block2_choices <- c(0,0,0,0)
         block3_choices <- c(0,0,0,0)
         block4_choices <- c(0,0,0,0)
         block5_choices <- c(0,0,0,0)
 
 
 		block1_choices[1] <- length(block1[block1$reward == 1,]$reward)
 		block1_choices[2] <- length(block1[block1$reward == 2,]$reward)
 		block1_choices[3] <- length(block1[block1$reward == 3,]$reward)
 		block1_choices[4] <- length(block1[block1$reward == 10,]$reward)
 		block1_choices[is.na(block1_choices)] <- 0
 		
 		block2_choices[1] <- length(block2[block2$reward == 1,]$reward)
 		block2_choices[2] <- length(block2[block2$reward == 2,]$reward)
 		block2_choices[3] <- length(block2[block2$reward == 3,]$reward)
 		block2_choices[4] <- length(block2[block2$reward == 10,]$reward)
 		block2_choices[is.na(block2_choices)] <- 0
 		
 		
 		block3_choices[1] <- length(block3[block3$reward == 1,]$reward)
 		block3_choices[2] <- length(block3[block3$reward == 2,]$reward)
 		block3_choices[3] <- length(block3[block3$reward == 3,]$reward)
 		block3_choices[4] <- length(block3[block3$reward == 10,]$reward)
 		block3_choices[is.na(block3_choices)] <- 0
 		
 		
 		block4_choices[1] <- length(block4[block4$reward == 1,]$reward)
 		block4_choices[2] <- length(block4[block4$reward == 2,]$reward)
 		block4_choices[3] <- length(block4[block4$reward == 3,]$reward)
 		block4_choices[4] <- length(block4[block4$reward == 10,]$reward)
 		block4_choices[is.na(block4_choices)] <- 0
 		
 		
 		block5_choices[1] <- length(block5[block5$reward == 1,]$reward)
 		block5_choices[2] <- length(block5[block5$reward == 2,]$reward)
 		block5_choices[3] <- length(block5[block5$reward == 3,]$reward)
 		block5_choices[4] <- length(block5[block5$reward == 10,]$reward)
 		block5_choices[is.na(block5_choices)] <- 0
 
 
 
 
 		# means
 		line10 <- c( block1_choices[4]/20, 
 					 block2_choices[4]/20,
 					 block3_choices[4]/20,
 					 block4_choices[4]/20,
 					 block5_choices[4]/20)
 	 
 		line3 <- c( block1_choices[3]/20, 
 					 block2_choices[3]/20,
 					 block3_choices[3]/20,
 					 block4_choices[3]/20,
 					 block5_choices[3]/20)
 	 
 		line2 <- c( block1_choices[2]/20, 
 					 block2_choices[2]/20,
 					 block3_choices[2]/20,
 					 block4_choices[2]/20,
 					 block5_choices[2]/20)
 	 
 		line1 <- c( block1_choices[1]/20, 
 					 block2_choices[1]/20,
 					 block3_choices[1]/20,
 					 block4_choices[1]/20,
 					 block5_choices[1]/20)
 
 		plot(line10, type='l', col = 'blue', ylim=c(0,1), ylab='',
 		xlab="Block", mar = c(0.1,0.1,0.1,0.1), main=toString(i))
 		lines(line3, col = 'green')
 		lines(line2, col = 'yellow')
 		lines(line1, col = 'red')
 
 
 	   }

